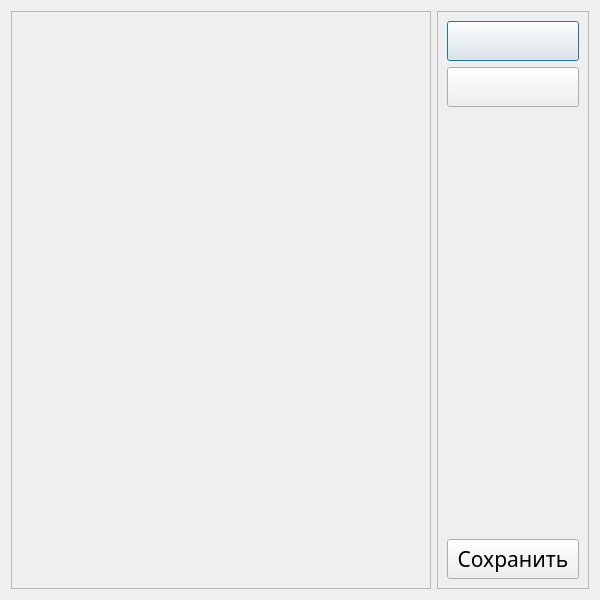
<?xml version="1.0" encoding="UTF-8"?>
<ui version="4.0">
 <class>servicesDialog</class>
 <widget class="QDialog" name="servicesDialog">
  <property name="geometry">
   <rect>
    <x>0</x>
    <y>0</y>
    <width>600</width>
    <height>600</height>
   </rect>
  </property>
  <property name="font">
   <font>
    <family>Microsoft YaHei UI Light</family>
    <pointsize>16</pointsize>
   </font>
  </property>
  <property name="windowTitle">
   <string>Редактировать услуги</string>
  </property>
  <property name="windowIcon">
   <iconset theme="mail-message-new"/>
  </property>
  <layout class="QHBoxLayout" name="horizontalLayout">
   <item>
    <widget class="QFrame" name="lisstFrame">
     <property name="minimumSize">
      <size>
       <width>420</width>
       <height>0</height>
      </size>
     </property>
     <property name="frameShape">
      <enum>QFrame::Shape::StyledPanel</enum>
     </property>
     <property name="frameShadow">
      <enum>QFrame::Shadow::Raised</enum>
     </property>
     <layout class="QVBoxLayout" name="verticalLayout_3">
      <item>
       <layout class="QVBoxLayout" name="listBox"/>
      </item>
      <item>
       <spacer name="verticalSpacer_2">
        <property name="orientation">
         <enum>Qt::Orientation::Vertical</enum>
        </property>
        <property name="sizeHint" stdset="0">
         <size>
          <width>20</width>
          <height>40</height>
         </size>
        </property>
       </spacer>
      </item>
     </layout>
    </widget>
   </item>
   <item>
    <widget class="QFrame" name="frame">
     <property name="frameShape">
      <enum>QFrame::Shape::StyledPanel</enum>
     </property>
     <property name="frameShadow">
      <enum>QFrame::Shadow::Raised</enum>
     </property>
     <layout class="QVBoxLayout" name="verticalLayout">
      <item>
       <widget class="QPushButton" name="buttonAdd">
        <property name="minimumSize">
         <size>
          <width>40</width>
          <height>40</height>
         </size>
        </property>
        <property name="text">
         <string/>
        </property>
        <property name="icon">
         <iconset theme="list-add"/>
        </property>
       </widget>
      </item>
      <item>
       <widget class="QPushButton" name="buttonRemove">
        <property name="minimumSize">
         <size>
          <width>40</width>
          <height>40</height>
         </size>
        </property>
        <property name="text">
         <string/>
        </property>
        <property name="icon">
         <iconset theme="list-remove"/>
        </property>
       </widget>
      </item>
      <item>
       <spacer name="verticalSpacer">
        <property name="orientation">
         <enum>Qt::Orientation::Vertical</enum>
        </property>
        <property name="sizeHint" stdset="0">
         <size>
          <width>20</width>
          <height>40</height>
         </size>
        </property>
       </spacer>
      </item>
      <item>
       <widget class="QPushButton" name="buttonSave">
        <property name="minimumSize">
         <size>
          <width>130</width>
          <height>40</height>
         </size>
        </property>
        <property name="text">
         <string>Сохранить</string>
        </property>
       </widget>
      </item>
     </layout>
    </widget>
   </item>
  </layout>
 </widget>
 <resources/>
 <connections/>
</ui>
